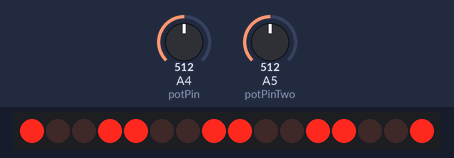
A sketch run on a simulated Arduino Uno, built with avr-gcc and run on an emulated ATmega328P. Parts: 16 shift-register outputs drawn as a row of LEDs (first output left, lit = HIGH). Wiring (inferred from the names in the program): 2 × shift register (74HC595): data pin 3; shift clock pin 2; latch pin 4. Wiring (inferred from the signals the program sends): row of LEDs: on Q0, Q1, Q2, Q3, Q4, Q5, Q6, Q7, Q8, Q9, Q10, Q11, Q12, Q13, Q14, Q15. The inputs (shaded band) are chosen by the test bench; at power-on: A4 (potPin) = 512, A5 (potPinTwo) = 512.

Above: at 3.2 s.
3.3 s: A4 (potPin) set to 716
At 4.5 s:
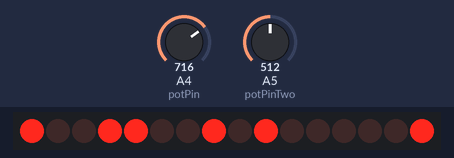
4.8 s: A5 (potPinTwo) set to 716
At 6.0 s:
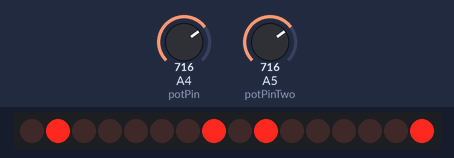
6.3 s: A4 (potPin) set to 900
At 7.5 s:
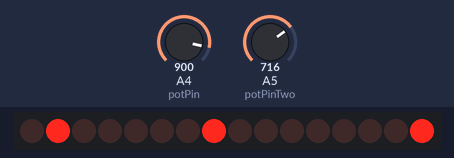
7.8 s: A5 (potPinTwo) set to 900
At 9.0 s:
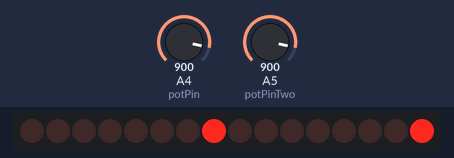
9.3 s: A4 (potPin) set to 1023
At 10.5 s:
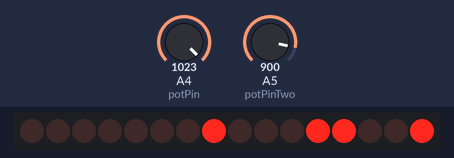
10.8 s: A5 (potPinTwo) set to 1023
At 12.2 s:
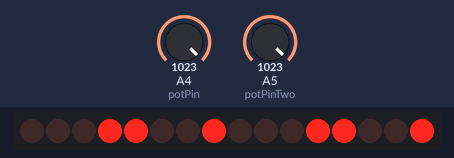
Timing chart, 0 to 13.3 s (numbered marks = the images above; inputs shaded):
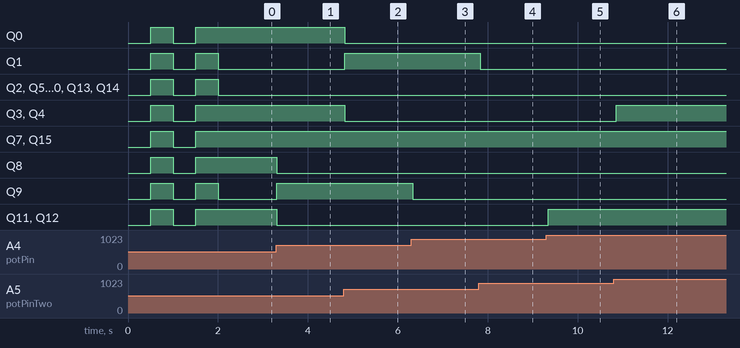

Measured:
- after the input at 3.3 s, Q8, Q11, Q12: HIGH → LOW at once; Q9: LOW → HIGH at once
- after the input at 4.8 s, Q0, Q3, Q4: HIGH → LOW at once; Q1: LOW → HIGH at once
- after the input at 6.3 s, Q9: HIGH → LOW at once
- after the input at 7.8 s, Q1: HIGH → LOW at once
- after the input at 9.3 s, Q11, Q12: LOW → HIGH after 0.05 s
- after the input at 10.8 s, Q3, Q4: LOW → HIGH after 0.06 s

The sketch:

TensOnes2Pots2shift1serialoutputLOOPS.ino
```cpp
//shfit register data https://www.arduino.cc/en/Tutorial/SwitchCase
int clockPin = 2;
int latchPin = 4;
int dataPin = 3;
//pot data
int potPin=A4;
int potPinTwo=A5;
//button data
int buttonInputPin=12;
int debounceDelay=100;
boolean buttonOn=0;
boolean buttonOff=0;
//clear flash n=flashes, d=delay
int n = 2;
int d = 500;
//count
int countDelay=100;
//array data
const int arraySize = 10;
byte dataArray[arraySize];
void setup()
  {
  pinMode(latchPin, OUTPUT);
  Serial.begin(9600);
  dataArray[0] = 0x3F;//0
  dataArray[1] = 0x06;//1
  dataArray[2] = 0x5B;//2
  dataArray[3] = 0x4F;//3
  dataArray[4] = 0x66;//4
  dataArray[5] = 0x6D;//5
  dataArray[6] = 0x7D;//6
  dataArray[7] = 0x07;//7
  dataArray[8] = 0x7F;//8
  dataArray[9] = 0x67;//9
  dataArray[10] = 0;
  blinkClear(n,d);
  }
void loop()
  {
  int potValue = analogRead(potPin);
  int potValueTwo = analogRead(potPinTwo);
  potValue = map(potValue,1,1024,0,10);
  potValueTwo=map(potValueTwo,1,1024,0,10);
  int tens=dataArray[potValue];
  int ones=dataArray[potValueTwo];
  digitalWrite(latchPin, 0);
  shiftOut(dataPin, clockPin, tens);
  shiftOut(dataPin, clockPin, ones);
  digitalWrite(latchPin, 1);
  delay(countDelay);
   }
void shiftOut(int myDataPin, int myClockPin, byte myDataOut)
  {
   int i = 0;
   int pinState;
   pinMode(myClockPin,OUTPUT);
   pinMode(myDataPin,OUTPUT);
   digitalWrite(myDataPin,0);
   digitalWrite(myClockPin,0);
   for(i=7;i>=0;i--)
    {
      digitalWrite(myClockPin,0);
      if(myDataOut & (1<<i))
        {
          pinState=1;
        }
      else
        {
          pinState=0;
        }
      digitalWrite(myDataPin,pinState);
      digitalWrite(myClockPin,1);
      digitalWrite(myDataPin,0);
    }
    digitalWrite(myClockPin,0);
  }
void blinkClear(int n,int d)
  {
    for(int x=0;x<n;x++)
      {
        digitalWrite(latchPin,0);
        shiftOut(dataPin,clockPin,255);
        shiftOut(dataPin,clockPin,255);
        digitalWrite(latchPin,1);
        delay(d);
        digitalWrite(latchPin,0);
        shiftOut(dataPin,clockPin,0);
        shiftOut(dataPin,clockPin,0);
        digitalWrite(latchPin,1);
        delay(d);
      }

  }
```
